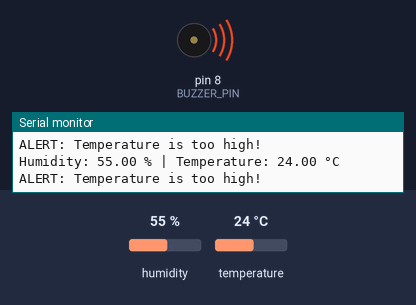
Simulated run of this sketch. Board: Arduino Uno, built with avr-gcc and run on an emulated ATmega328P. On the bench: buzzer (waves = sounding, pin HIGH), the last lines printed to the serial monitor. The test bench sets the inputs (shaded band); at power-on: temperature 24 °C, humidity 55 %.

Above: at 3.8 s.
3.9 s: temperature set to 22 °C
At 5.5 s:
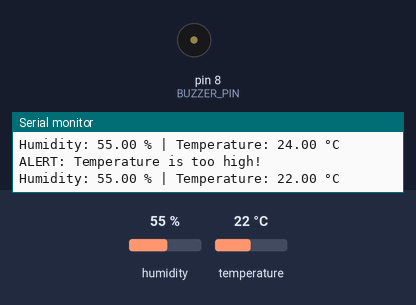
10.2 s: temperature set to 28 °C
At 12.1 s:
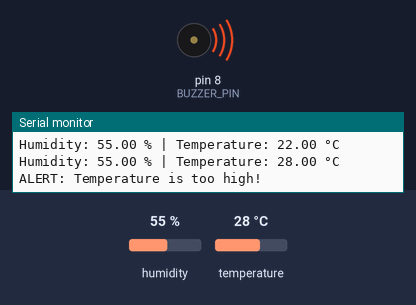
13.1 s: temperature set to 12 °C
At 13.8 s:
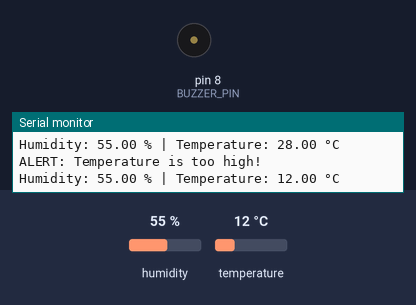
Timing chart, 0 to 16.1 s (numbered marks = the images above; inputs shaded):
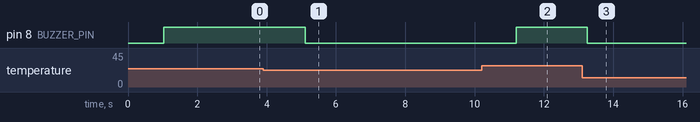

Measured:
- the behaviour switches between 24 and 23 °C on temperature (found by bisection; images 0 and 1)
- after the input at 3.9 s, pin 8 (BUZZER_PIN): HIGH → LOW after 1.2 s
- after the input at 10.2 s, pin 8 (BUZZER_PIN): LOW → HIGH after 1.0 s
- after the input at 13.1 s, pin 8 (BUZZER_PIN): HIGH → LOW after 0.15 s

The sketch:

e_user_for_controlling_and_interacting_with_your_environment.ino
```cpp
#include <DHT.h>

#define DHTPIN 2
#define DHTTYPE DHT11

#define BUZZER_PIN 8
const float TEMPERATURE_THRESHOLD = 23.0;

DHT dht(DHTPIN, DHTTYPE);

void setup() {
  pinMode(BUZZER_PIN, OUTPUT);
  Serial.begin(9600);
  dht.begin();
}

void loop() {
  delay(1000);

  float temperatureC = dht.readTemperature();
  float humidity = dht.readHumidity();

  if (isnan(temperatureC) || isnan(humidity)) {
    Serial.println("Failed to read from DHT sensor!");
    return;
  }

  Serial.print("Humidity: ");
  Serial.print(humidity);
  Serial.print(" % | Temperature: ");
  Serial.print(temperatureC);
  Serial.println(" °C");

  if (temperatureC > TEMPERATURE_THRESHOLD) {
    digitalWrite(BUZZER_PIN, HIGH);
    Serial.println("ALERT: Temperature is too high!");
  }
  else {
    digitalWrite(BUZZER_PIN, LOW);
  }
}
```
